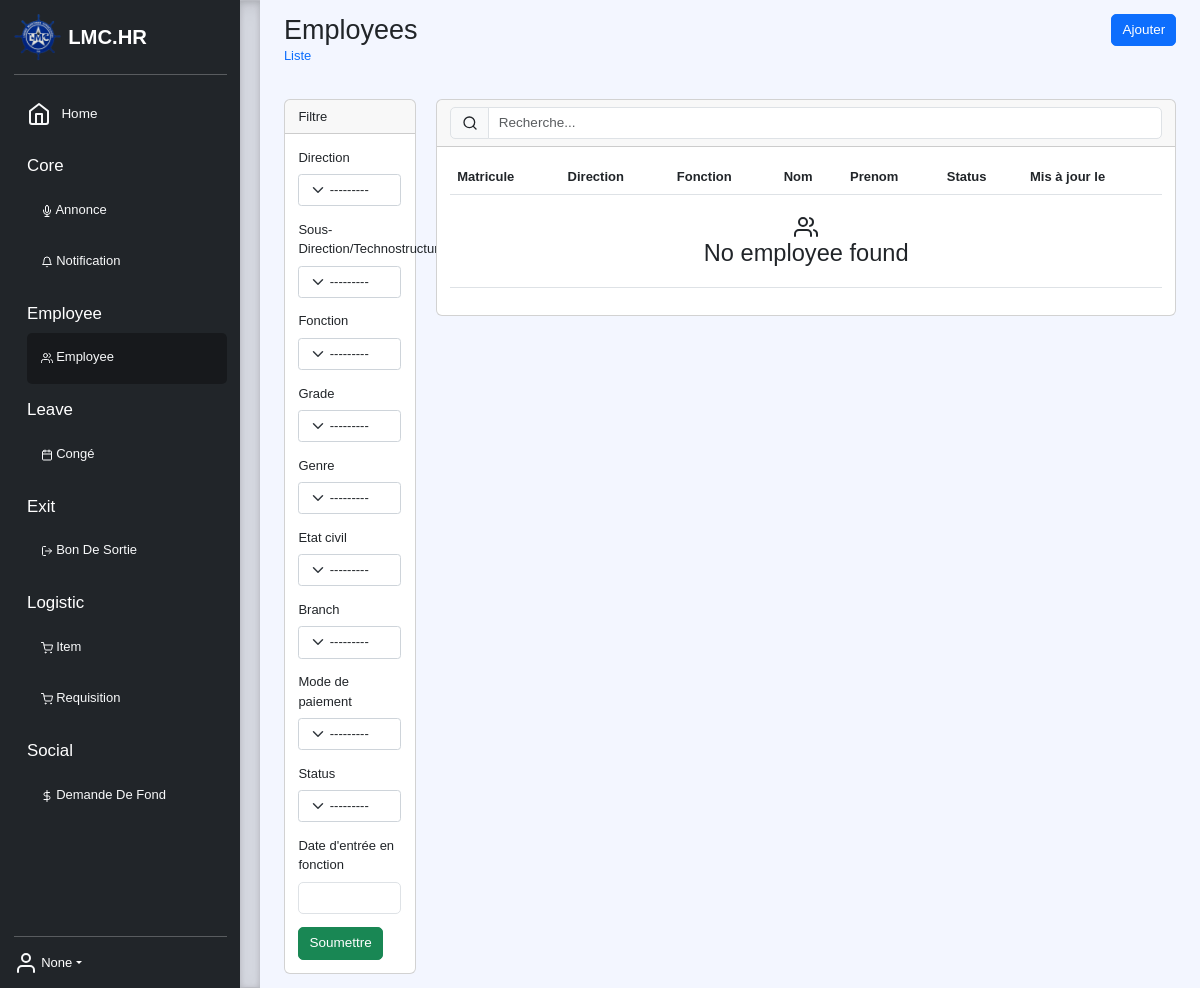
/list/employee/employee (signed in), run on an earlier commit of the app's database.
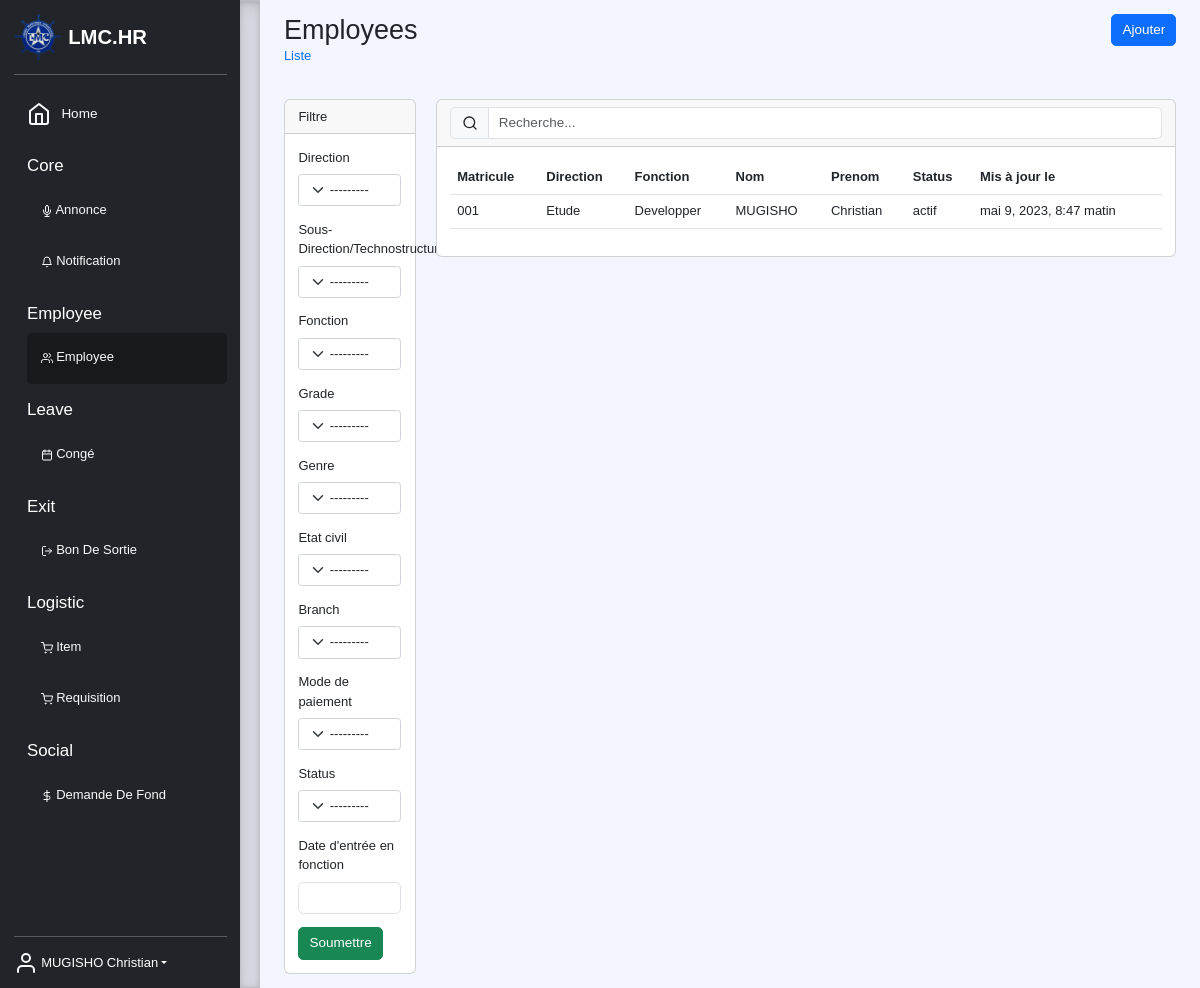
And on a later commit of the database.
### core/models.py (models this page shows, shortened)
class User(AbstractUser):
    employee = models.OneToOneField('employee.Employee', null=True, on_delete=models.SET_NULL, default=None)
    email = models.EmailField(unique=True, db_index=True)
    username = None
    USERNAME_FIELD = 'email'
    REQUIRED_FIELDS = []
    objects = UserManager()

### employee/models.py (models this page shows, shortened)
class Employee(models.Model):
    STATUS = (
        ('actif', 'Actif'),
        ('indisponibilite', 'Indisponibilite'),
        ('licenciement', 'Licenciement'),
        ('inactif', 'Inactif')
    )
    GENDERS = (("Male", "Homme"), ("Female", "Femme"))
    direction = models.ForeignKey(Direction, verbose_name="Direction", null=True, on_delete=models.SET_NULL)
    subDirection = models.ForeignKey(SubDirection, verbose_name="Sous-Direction/Technostructure", blank=True, null=True,
                                     on_delete=models.SET_NULL)
    service = models.ForeignKey(Service, verbose_name="Service", blank=True, null=True, on_delete=models.SET_NULL)
    function = models.ForeignKey(Function, verbose_name="Fonction", null=True, on_delete=models.SET_NULL)
    grade = models.ForeignKey(Grade, verbose_name="Grade", null=True, on_delete=models.SET_NULL)
    profile = models.ImageField(upload_to=upload_directory_file, blank=True, null=True, default=None)
    matricule = models.CharField("Matricule", unique=True, max_length=100, null=True, default=None)
    agreement = models.CharField("Type de contrat", max_length=10, choices=choices(Agreement, 'name'), null=True,
                                 default=None)
    first_name = models.CharField("Prenom", max_length=100, blank=True, null=True, default=None)
    middle_name = models.CharField("Post nom", max_length=100, blank=True, null=True, default=None)
    last_name = models.CharField("Nom", max_length=100, blank=True, null=True, default=None)
    n_cnss = models.CharField("N. CNSS", max_length=50, blank=True, null=True, default=None)
    n_inpp = models.CharField("N. INPP", max_length=50, blank=True, null=True, default=None)
    n_onem = models.CharField("N. ONEM", max_length=50, blank=True, null=True, default=None)
    gender = models.CharField("Genre", max_length=10, choices=GENDERS, null=True,
                              default="Male")
    marital_status = models.CharField("Etat civil", max_length=12,
                                      choices=(("Maried", "Marie"), ("Single", "Celibataire"), ("Widower", "Veuf(ve)")),
                                      default="Celibataire")
    spouse = models.CharField("Nom du cojoint(e)", max_length=100, blank=True, null=True, default=None)
    dob = models.DateField("Date de naissance", help_text='YYYY-MM-DD', blank=True, null=True, default=None)
    doj = models.DateField("Date d'entrée en fonction", help_text='YYYY-MM-DD', blank=True, null=True, default=None)
    mobile_number = PhoneNumberField("Numéro de mobile", null=True, default=None)
    address = models.TextField("Adresse permanente", blank=True, null=True, default=None)
    emergency_information = models.TextField("Information de contact d'urgence", null=True, default=None)
    syndicate = models.CharField("Syndicat", max_length=50, choices=choices(Syndicat, 'name'), blank=True, null=True,
                                 default=None)
    branch = models.CharField("Branch", max_length=10, choices=choices(Branch, 'name'))
    payment_method = models.CharField("Mode de paiement", max_length=10, choices=choices(PaymentMethod, 'name'))
    payer_name = models.CharField("Nom de la banque/Agent payeur", max_length=50, blank=True, null=True, default=None)
    pay_account = models.CharField("Numero de compte", max_length=50, blank=True, null=True, default=None)
    comment = models.TextField("Commentaire", blank=True, null=True, default=None)
    status = models.CharField(verbose_name="Status", max_length=20, choices=STATUS, default=STATUS[0][0])
    updated = models.DateTimeField(verbose_name="Mise à jour le", auto_now=True)
    created = models.DateTimeField(verbose_name="Créée le", auto_now_add=True)
    conf = {
        'icon': 'users',
        'description': 'The list of all employee of the company',
        'entry': reverse_lazy('core:list', kwargs={'app': 'employee', 'model': 'employee'}),
        'list': {
            'display': [('matricule', 'Matricule'), ('direction', 'Direction'), ('function', 'Fonction'),
                        ('last_name', 'Nom'), ('first_name', 'Prenom'), ('status', 'Status'),
                        ('updated', 'Mis à jour le')],
            'filter': ['direction', 'subDirection', 'function', 'grade', 'gender', 'marital_status', 'branch',
                       'payment_method', 'status', 'doj'],
            'action': [{
                'method': 'GET',
                'href': reverse_lazy('core:create', kwargs={'app': 'employee', 'model': 'employee'}),
                'class': 'btn btn-primary',
                'title': 'Ajouter'
            }]
        },
        'change': {
            'form': {
                'fields': ['direction', 'subDirection', 'service', 'function',
                           'grade', 'matricule', 'agreement', 'branch',
                           'profile', 'last_name', 'middle_name', 'first_name', 'dob',
                           'gender', 'marital_status', 'spouse', 'mobile_number', 'address',
                           'doj', 'n_cnss', 'n_inpp', 'n_onem',
                           'payment_method', 'pay_account', 'payer_name', 'emergency_information', 'comment', 'status'],
                'inlines': [{
                    'app': 'core',
                    'model': 'user',
                    'fields': ['email', 'groups']
                }, {
                    'app': 'employee',
                    'model': 'child',
                    'fields': ['full_name', 'dob', 'birth_certificate']
                }, {
                    'app': 'employee',
                    'model': 'familymember',
                    'fields': ['relationship', 'full_name', 'contact_info']
                }, {
                    'app': 'employee',
                    'model': 'document',
                    'fields': ['name', 'doc']
                }]
            },
            'action': [{
                'method': 'GET',
                'href': reverse_lazy('core:delete', kwargs={'app': 'employee', 'model': 'employee'}),
                'class': 'btn btn-danger',
                'title': 'Delete',
                'condition': 'True'
            }, {
                'method': 'GET',
                'href': reverse_lazy('core:document',
                                     kwargs={'app': 'employee', 'model': 'employee', 'document': 'employee'}),
                'class': 'btn btn-info',
                'title': 'Document',
                'condition': 'True'
            }]
        },
        'create': {
            'form': {
                'fields': ['direction', 'subDirection', 'service', 'function',
                           'grade', 'matricule', 'agreement', 'branch',
                           'profile', 'last_name', 'middle_name', 'first_name', 'dob',
                           'gender', 'marital_status', 'spouse', 'mobile_number', 'address',
                           'doj', 'n_cnss', 'n_inpp', 'n_onem',
                           'payment_method', 'pay_account', 'payer_name', 'emergency_information', 'comment', 'status'],
                'inlines': []
            }
        },
        'read': {
            'action': [{
                'method': 'GET',
                'href': reverse_lazy('core:document',
                                     kwargs={'app': 'employee', 'model': 'employee', 'document': 'employee'}),
                'class': 'btn btn-info',
                'title': 'Document',
                'condition': 'True'
            }]
        }
    }
    def full_name(self):
        return f"{self.last_name} {self.first_name}"

class Direction(models.Model):
    name = models.CharField(verbose_name="Nom", max_length=100)
    created = models.DateTimeField(verbose_name="Cree le", auto_now_add=True)
    def __str__(self):
        return f"{self.name}"
    class Meta:
        verbose_name = "Direction"

class Function(models.Model):
    name = models.CharField(verbose_name="Nom", max_length=100)
    working_days = models.IntegerField(verbose_name="Jours de travail", default=0)
    created = models.DateTimeField(verbose_name="Cree le", auto_now_add=True)
    def __str__(self):
        return f"{self.name}"
    class Meta:
        verbose_name = "Fonction"

### core/views.py (the view, shortened to what this page needs)
# urls.py: path('list/<str:app>/<str:model>', List.as_view(), name='list'),
class List(LoginRequiredMixin, View):
    def get(self, request, app, model):
        model = apps.get_model(app, model_name=model)
        query = {}
        fields = {'filter': getattr(model, 'conf', {}).get('list', {}).get('filter', [])}
        _query = query.copy()
        for key, value in _query.items():
            if request.user.has_perm(f'{app}.view_all_{model._meta.model_name}_in_{key.split("__")[-1]}') and key in query:
                query.pop(key, None)
                query.pop('created_by', None)
        qs = model.objects.select_related().filter(**query)
        _filter = filterset_factory(model, **fields)(request.GET, queryset=qs)
        filter_form = _filter.form
        qs = _filter.qs
        qs = Paginator(qs, 25)
        qs = qs.page(request.GET.get('page', 1))
        return render(request, f'{self.__class__.__name__.lower()}.html', locals())

### templates/list.html (shortened to what this page needs)
{% extends 'base.html' %}
{% load core %}
{% load crispy_forms_tags %}
{% block content %}
<div class="container-fluid">
    <div class="row">
        <div class="col">
            <h2 class="m-0">{{ model|getattr:'_meta'|getattr:'verbose_name_plural'|title }}</h2>
            <nav aria-label="breadcrumb">
              <ol class="breadcrumb">
                <li class="breadcrumb-item"><a href="{% url 'core:list' model|getattr:'_meta'|getattr:'app_label' model|getattr:'_meta'|getattr:'model_name' %}" class="text-decoration-none">Liste</a></li>
              </ol>
            </nav>
        </div>
        <div class="col text-end">
            {% for btn in model.conf.list.action %}
                {% if btn.method == 'GET' %}
                    <a href="{{ btn.href }}?{% for key, value in request.GET.items %}{{ key }}={{ value }}{% endfor %}" class="{{ btn.class }}">{{ btn.title }}</a>
                {% elif btn.method == 'POST' %}
                    <form action="{{ btn.href }}" method="{{ btn.method }}" style="display: initial">
                        {% csrf_token %}
                        {% for key, value in btn.values.items %}<input type="hidden" name="{{ key }}" value="{{ value }}">{% endfor %}
                        <button type="submit" class="{{ btn.class }}">{{ btn.title }}</button>
                    </form>
                {% endif %}
            {% endfor %}
        </div>
    </div>
    <div class="row mt-4">
        {% if filter_form and filter_form.fields|length > 1 %}
        <div class="col-2">
            <div class="card">
                <div class="card-header">Filtre</div>
                <div class="card-body">
                    <form method="get">
                        {{ filter_form|crispy }}
                        <button type="submit" class="btn btn-success">Soumettre</button>
                    </form>
                </div>
            </div>
        </div>
        {% endif %}
        <div class="col">
            <div class="card">
                <div class="card-header">
                    <form method="get" class="input-group">
                        <span class="input-group-text" id="basic-addon1"><i data-feather="search" class="small-icon"></i></span>
                        <input type="text" class="form-control" placeholder="Recherche..." name="q" value="{{ request.GET.q }}">
                    </form>
                </div>
                <div class="card-body">
                    <table class="table table-hover table-responsive">
                        <thead>
                            <tr>
                                {% for field in model.conf.list.display %}
                                    <th class="fw-bolder">{{ field.1 }}</th>
                                {% endfor %}
                            </tr>
                        </thead>
                        <tbody>
                            {% for obj in qs %}<tr data-url='{% url 'core:change' model|getattr:'_meta'|getattr:'app_label' model|getattr:'_meta'|getattr:'model_name' %}?pk={{ obj.id }}'>
                                {% for field in model.conf.list.display %}
                                    <td>{{ obj|getattr:field.0 }}</td>
                                {% endfor %}</tr>
                            {% empty %}
                            <tr>
                                <td colspan="{{ model.conf.list.display|length }}" class="text-center">
                                    <i data-feather="{{ model.conf.icon }}" class="mt-3"></i>
                                    <h3 class="m-0 mb-3">No {{ model|getattr:'_meta'|getattr:'verbose_name' }} found</h3>
                                </td>
                            </tr>
                            {% endfor %}
                        </tbody>
                    </table>
                </div>
            </div>
        </div>
    </div>
</div>
{% endblock %}

### templates/base.html (shortened to what this page needs)
{% load static %}
{% load core %}
<!DOCTYPE html>
<html lang="fr">
<head>
    <link href="https://cdn.jsdelivr.net/npm/bootstrap@5.3.0-alpha3/dist/css/bootstrap.min.css" rel="stylesheet">
    <link rel="stylesheet" href="{% static 'css/custom.css' %}">
    <link rel="stylesheet" href="{% static 'css/select2.min.css' %}">
    <link rel="stylesheet" href="{% static 'css/select2-bootstrap-5-theme.min.css' %}">
    <link rel="stylesheet" href="{%  static 'css/select2-bootstrap-5-theme.rtl.min.css' %}">
</head>
<body>
    <main>
        <div class="d-flex flex-column flex-shrink-0 p-3 text-white bg-dark overflow-auto" style="width: 240px;">
            <a href="/" class="d-flex align-items-center mb-3 mb-md-0 me-md-auto text-white text-decoration-none">
              <img src="{% static 'images/logo.png' %}" width="48" />
              <span class="fs-4 ms-2 fw-bolder">LMC.HR</span>
            </a>
            <hr>
            <ul class="nav nav-pills flex-column mb-auto ">
                <li class="nav-item">
                    <a href="{% url 'core:home' %}" class="nav-link text-light {% if request.resolver_match.url_name == 'home' %}active{% endif %} py-3">
                        <i data-feather="home"></i>
                        <span class="fs-6 ms-2">Home</span>
                    </a>
                </li>
                {% with request|menu as menus %}
                    {% for key, value in menus.items %}
                    <li class="nav-item fs-5 mt-2">
                        <a class="text-decoration-none nav-link text-white" aria-current="page">{{ key|title }}</a>
                        <ul class="nav nav-pills flex-column mb-auto ms-3">
                            {% for model in value %}
                                <li class="nav-item">
                                    <a href="{{ model.url }}" class="nav-link text-light {% if request.resolver_match.kwargs.model == model.name %}active{% endif %} py-3">
                                        <i data-feather="{{ model.icon|default:'user' }}" style="width: 12px;"></i>
                                        {{ model.verbose|title }}
                                    </a>
                                </li>
                            {% endfor %}
                        </ul>
                    </li>
                    {% endfor %}
                {% endwith %}
            </ul>
            <hr>
            <div class="dropdown">
              <a class="d-flex align-items-center text-white text-decoration-none dropdown-toggle" id="dropdownUser1" data-bs-toggle="dropdown" aria-expanded="false">
                <i data-feather="user" class="text-light"></i>
                  &nbsp;{{ request.user.employee.full_name|default:request.user.username }}
              </a>
            </div>
        </div>
        <div class="b-example-divider"></div>
        <div class="col scrollarea p-3">
            {% block content %}
            {% endblock %}
        </div>
    </main>
</body>
</html>

What changed in the data, as far as the page shows it:
changed User: user.employee.full_name "None" → "MUGISHO Christian"
added Employee: display "001" "Etude" "Developper" "MUGISHO" "Christian" "actif" "mai 9, 2023, 8:47 matin"
Also different on the page:
{{ model|getattr:'_meta'|getattr:'verbose_name' }}: "employee" → (not shown)
text no longer shown: "No found"
